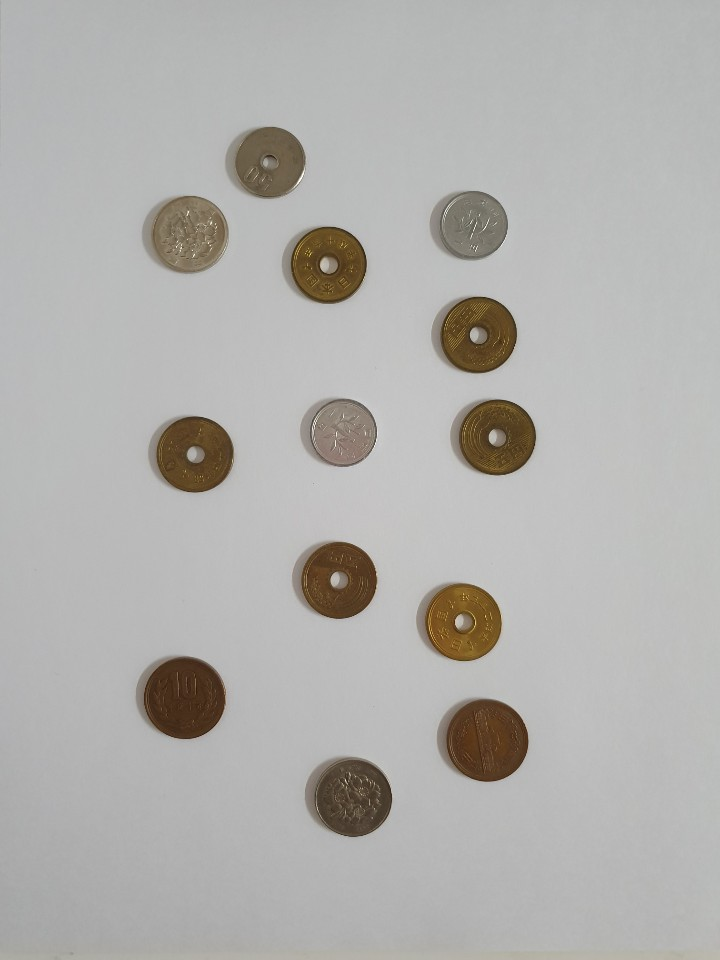
#> input picture images/jpc3.jpg, 720 x 960 px
$ jupyter execute --allow-errors JPYcoin.ipynb   (older library calls are emulated)
#> lines starting #> are read from the running program, lines starting #| are printed output that depends on the picture; after the words box and inside, x2 and y2 are one past the last pixel; in counts of white or black regions, pixels touching at a corner belong together
[cell 1]
import numpy as np
import cv2
from matplotlib import pyplot as plt

[cell 2]
#image 흑백처리, 이진화 (그냥 Threshold)

img = cv2.imread('./images/jpc3.jpg')
#> img is the input picture: shape (960, 720, 3); mean B, G, R 173.4, 176.2, 177.4
img_ori = img.copy()
img_gray = cv2.cvtColor(img,cv2.COLOR_BGR2GRAY)
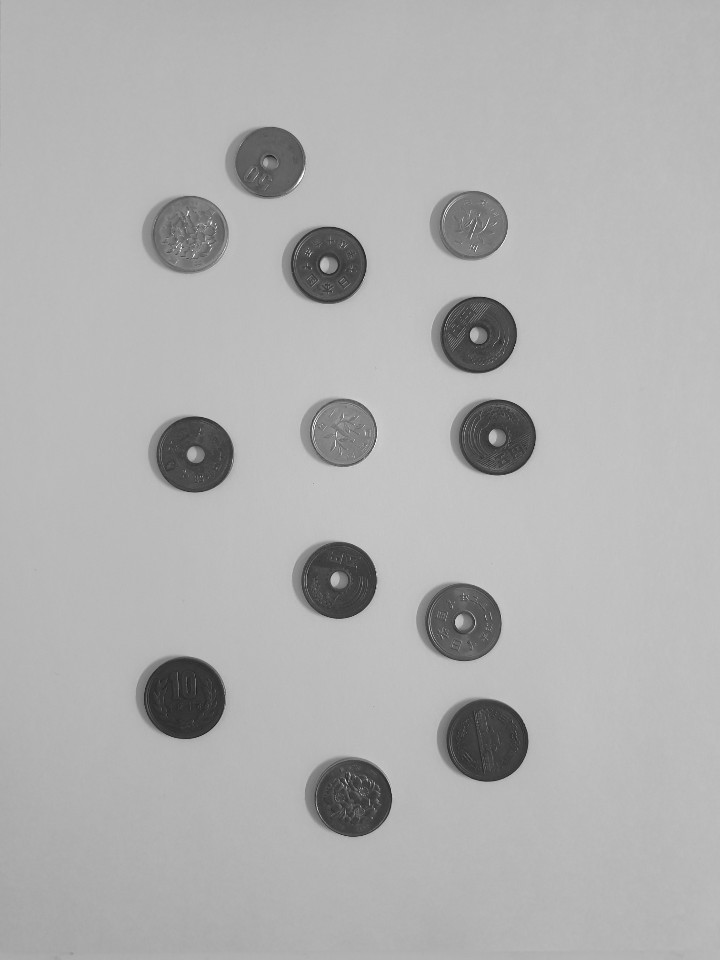
#> img_gray: shape (960, 720); min 22, max 254, mean 176.2


#배경과 종이의 색감 차이에 따라 threshold값 다르게 줄 것 (평균 170)
ret_threshold, binary_img = cv2.threshold(img_gray, 150, 255, cv2.THRESH_BINARY_INV)
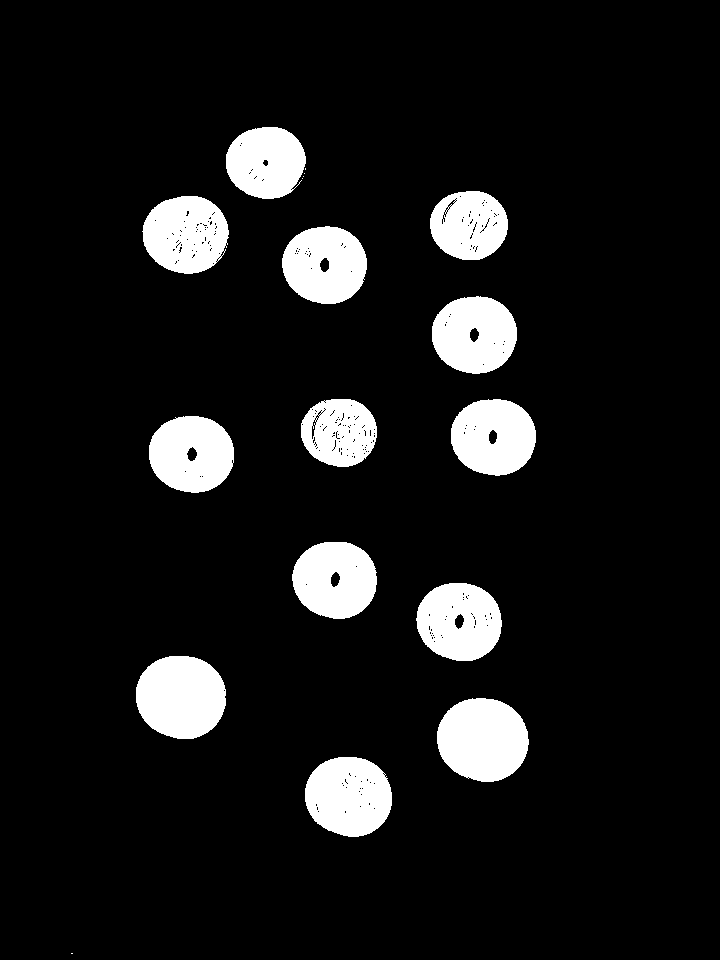
#> binary_img: shape (960, 720); 9.6% white; 18 white regions (5 under 20 px), largest, box (x1, y1, x2, y2) and area: (437, 698, 529, 782) 6073, (136, 656, 226, 739) 5986, (305, 757, 392, 837) 5504
#A4를 쓸 경우 활성화
binary_img=cv2.bitwise_not(binary_img)


plt.imshow(binary_img, cmap='gray')

[cell 3]
#블러처리 후 threshold(adapted threshold)

img_blurred = cv2.GaussianBlur(img_gray, ksize=(5, 5), sigmaX=0)

img_thresh = cv2.adaptiveThreshold(
    img_blurred,
    maxValue=255.0,
    adaptiveMethod=cv2.ADAPTIVE_THRESH_GAUSSIAN_C,
    thresholdType=cv2.THRESH_BINARY_INV,
    blockSize=19,
    C=9
)
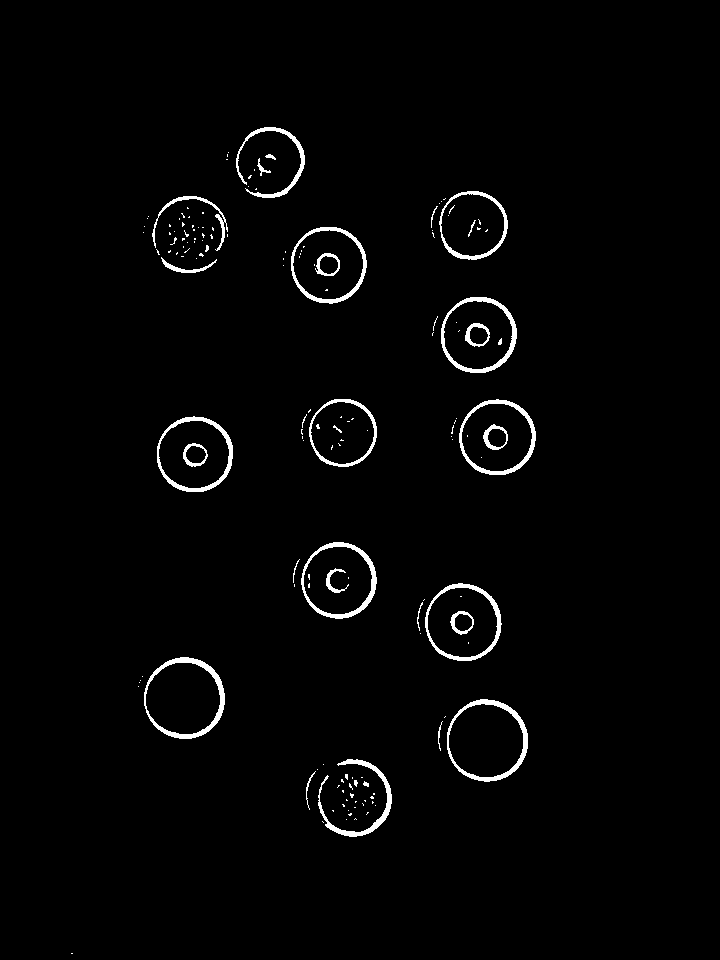
#> img_thresh: shape (960, 720); 1.9% white; 160 white regions (128 under 20 px), largest, box (x1, y1, x2, y2) and area: (144, 657, 225, 739) 1071, (447, 699, 528, 782) 1015, (441, 297, 517, 373) 943

plt.figure(figsize=(12, 10))
plt.imshow(img_thresh, cmap='gray')

[cell 4]
#contour을 찾고 A4용지의 외곽선 그리기
img, contour, hierarchy = cv2.findContours(binary_img,
                                            cv2.RETR_EXTERNAL,
                                            cv2.CHAIN_APPROX_SIMPLE)
#> contour = [[[0, 0], [0, 959], [719, 959], [719, 0]]]

img = img_ori.copy()

# Draw Contour with Blue
cv2.drawContours(img, contour, -1, (255,0,0), 3)
plt.figure()
plt.imshow(cv2.cvtColor(img,cv2.COLOR_BGR2RGB))

[cell 5]
#그려진 외곽선을 바탕으로 꼭짓점 찾기 (perspective point)

cnt=contour[-1]
#> cnt = [[0, 0], [0, 959], [719, 959], [719, 0]]

#좌표점의 순서는 빨->검->파->녹
leftmost = tuple(cnt[cnt[:,:,0].argmin()][0])
#> leftmost = (0, 0)
rightmost = tuple(cnt[cnt[:,:,0].argmax()][0])
#> rightmost = (719, 959)
topmost = tuple(cnt[cnt[:,:,1].argmin()][0])
#> topmost = (0, 0)
bottommost = tuple(cnt[cnt[:,:,1].argmax()][0])
#> bottommost = (0, 959)

# 좌표 표시하기
cv2.circle(img,leftmost,20,(255,0,0),-1) #빨강
#> img: shape (960, 720, 3); mean B, G, R 174.5, 173.5, 174.7
cv2.circle(img,rightmost,20,(0,255,0),-1) #녹색
cv2.circle(img,topmost,20,(0,0,255),-1) #파랑
cv2.circle(img,bottommost,20,(0,0,0),-1) #검정
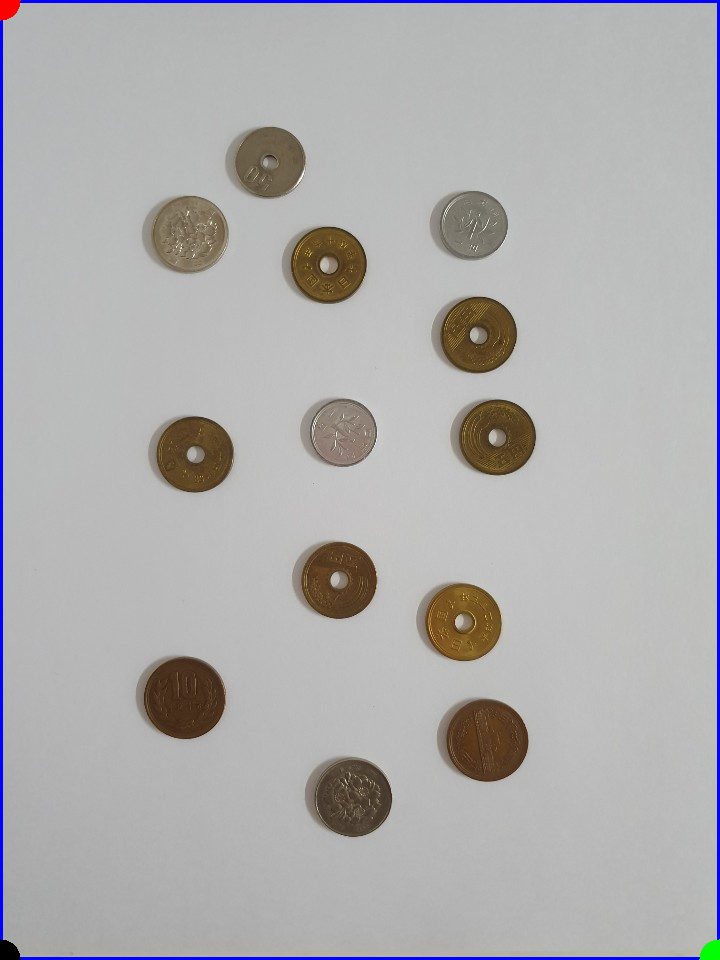
#> img: shape (960, 720, 3); mean B, G, R 174.2, 173.5, 174.8

img = cv2.drawContours(img, cnt, -1, (255,255,255), 5)
#> img: shape (960, 720, 3); 0.01% of pixels changed, all inside (x1, y1, x2, y2) = (0, 0, 720, 960)

plt.imshow(img)

[cell 6]
#prospective Transform
pts1 = np.float32([topmost,leftmost,rightmost,bottommost])
#> pts1 = [[0, 0], [0, 0], [719, 959], [0, 959]]
#pts1 = np.float32([leftmost,bottommost,topmost,rightmost])

# 좌표의 이동점
pts2 = np.float32([[0,0],[0,437],[640,0],[640,437]])

M = cv2.getPerspectiveTransform(pts1, pts2)
#> M = [[0.95, -0.206, -1.21e-13], [0.188, -0.141, -8.83e-15], [0.00148, -0.000322, 4.7e-18]]

#dst = cv2.warpPerspective(img, M, (640,437))


plt.subplot(121),plt.imshow(img),plt.title('image')
#plt.subplot(122),plt.imshow(dst),plt.title('Perspective')
plt.show()

cv2.imshow('img',img)
cv2.waitKey(0)
cv2.destroyAllWindows()

[cell 7]
#0
image = img
cv2.imshow("result",image)
cv2.waitKey(0)
cv2.destroyAllWindows()

gray = cv2.cvtColor(image,cv2.COLOR_BGR2GRAY)
cv2.imshow("result",gray)
cv2.waitKey(0)
cv2.destroyAllWindows()

edge = cv2.Canny(gray,50,150)
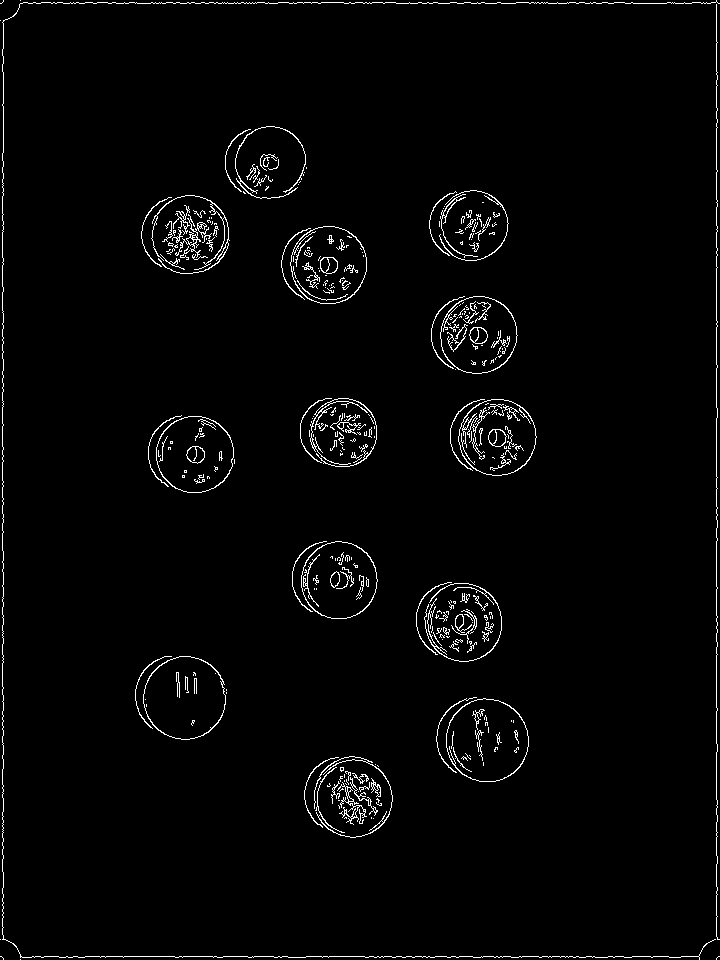
#> edge: shape (960, 720); 2.2% white in thin lines or dots
cv2.imshow("result",edge)
cv2.waitKey(0)
cv2.destroyAllWindows()

#1

edge = cv2.bitwise_not(edge)
#> edge: shape (960, 720); 97.8% white; black in thin lines or dots
cv2.imshow("result",edge)
cv2.waitKey(0)
cv2.destroyAllWindows()

contours = cv2.findContours(edge.copy(),cv2.RETR_EXTERNAL,cv2.CHAIN_APPROX_SIMPLE)
#> contours = 1 contour; box (x1, y1, x2, y2) and area: (0, 0, 720, 960) 689480
#> (the rest of this cell did not finish here and is left out)

[cell 8]
import cv2
import numpy as np


img = cv2.medianBlur(img, 5)
img = cv2.cvtColor(img, cv2.COLOR_BGR2GRAY)
#> img: shape (960, 720)

circles = cv2.HoughCircles(img, cv2.HOUGH_GRADIENT, 1, 20, param1 = 220, param2 = 20)[0]
#> circles = 176 rows, first 8: [486.5, 739.5, 41.1], [478.5, 334.5, 38.3], [353.5, 797.5, 38], [183.5, 697.5, 41.3], [497.5, 436.5, 38.3], [337.5, 579.5, 38.9], [463.5, 623.5, 37.4], [188.5, 233.5, 39.9]

dbg_img = np.zeros((img.shape[0], img.shape[1], 6), np.uint8)
count500 = 0
count100 = 0
count50 = 0
count10 = 0
count5 = 0
count1 = 0
#> (the rest of this cell did not finish here and is left out)
